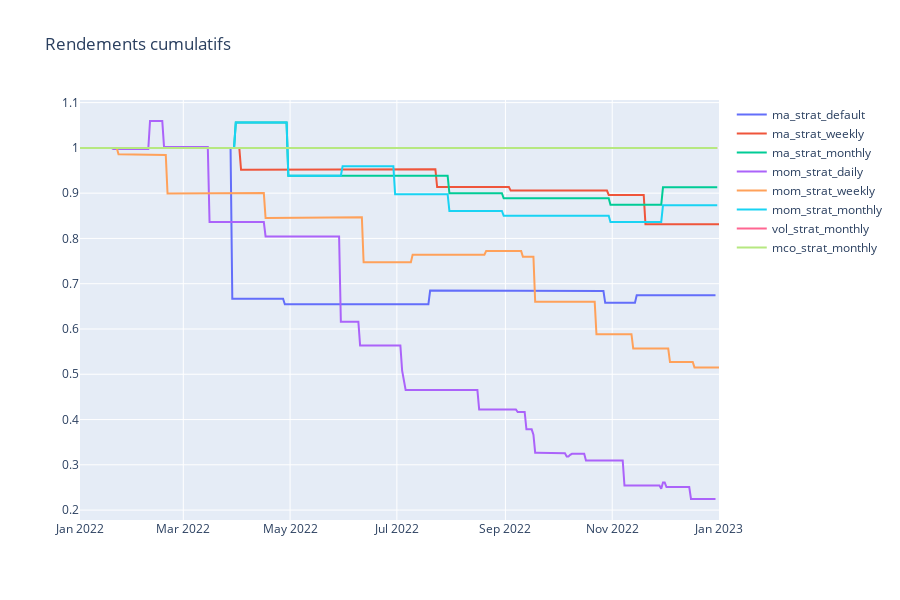
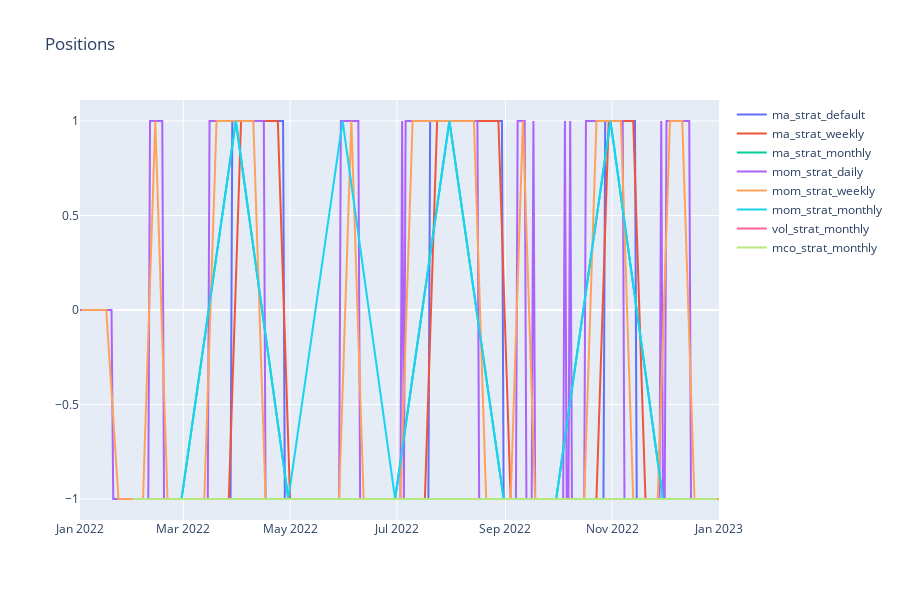

Notebook code for these charts, in order:
### Code cell
# Visualize results
backend = 'plotly' # 'plotly' # 'matplotlib' # 'seaborn'

# Plot individual strategies
manager.plot_all_strategies(backend=backend)

### Figure 1 — Plotly figure (JSON) as saved in the notebook; plotly's stock layout.template omitted (floating-point values rounded to 4 significant figures; data arrays with more than 128 entries replaced by an {"elided": "..."} marker saying what was removed)
{"data": [{"mode": "lines", "name": "ma_strat_default", "type": "scatter", "x": {"elided": "364 str values"}, "y": {"elided": "364 float values"}}, {"mode": "lines", "name": "ma_strat_weekly", "type": "scatter", "x": {"elided": "365 str values"}, "y": {"elided": "365 float values"}}, {"mode": "lines", "name": "ma_strat_monthly", "type": "scatter", "x": {"elided": "365 str values"}, "y": {"elided": "365 float values"}}, {"mode": "lines", "name": "mom_strat_daily", "type": "scatter", "x": {"elided": "364 str values"}, "y": {"elided": "364 float values"}}, {"mode": "lines", "name": "mom_strat_weekly", "type": "scatter", "x": {"elided": "365 str values"}, "y": {"elided": "365 float values"}}, {"mode": "lines", "name": "mom_strat_monthly", "type": "scatter", "x": {"elided": "365 str values"}, "y": {"elided": "365 float values"}}, {"mode": "lines", "name": "vol_strat_monthly", "type": "scatter", "x": {"elided": "365 str values"}, "y": {"elided": "365 int values"}}, {"mode": "lines", "name": "mco_strat_monthly", "type": "scatter", "x": {"elided": "365 str values"}, "y": {"elided": "365 int values"}}], "layout": {"height": 600, "showlegend": true, "title": {"text": "Rendements cumulatifs"}}}

### Figure 2 — Plotly figure (JSON) as saved in the notebook; plotly's stock layout.template omitted (floating-point values rounded to 4 significant figures; data arrays with more than 128 entries replaced by an {"elided": "..."} marker saying what was removed)
{"data": [{"mode": "lines", "name": "ma_strat_default", "type": "scatter", "x": {"elided": "364 str values"}, "y": {"elided": "364 int values"}}, {"mode": "lines", "name": "ma_strat_weekly", "type": "scatter", "x": ["2022-01-02T00:00:00", "2022-01-09T00:00:00", "2022-01-16T00:00:00", "2022-01-23T00:00:00", "2022-01-30T00:00:00", "2022-02-06T00:00:00", "2022-02-13T00:00:00", "2022-02-20T00:00:00", "2022-02-27T00:00:00", "2022-03-06T00:00:00", "2022-03-13T00:00:00", "2022-03-20T00:00:00", "2022-03-27T00:00:00", "2022-04-03T00:00:00", "2022-04-10T00:00:00", "2022-04-17T00:00:00", "2022-04-24T00:00:00", "2022-05-01T00:00:00", "2022-05-08T00:00:00", "2022-05-15T00:00:00", "2022-05-22T00:00:00", "2022-05-29T00:00:00", "2022-06-05T00:00:00", "2022-06-12T00:00:00", "2022-06-19T00:00:00", "2022-06-26T00:00:00", "2022-07-03T00:00:00", "2022-07-10T00:00:00", "2022-07-17T00:00:00", "2022-07-24T00:00:00", "2022-07-31T00:00:00", "2022-08-07T00:00:00", "2022-08-14T00:00:00", "2022-08-21T00:00:00", "2022-08-28T00:00:00", "2022-09-04T00:00:00", "2022-09-11T00:00:00", "2022-09-18T00:00:00", "2022-09-25T00:00:00", "2022-10-02T00:00:00", "2022-10-09T00:00:00", "2022-10-16T00:00:00", "2022-10-23T00:00:00", "2022-10-30T00:00:00", "2022-11-06T00:00:00", "2022-11-13T00:00:00", "2022-11-20T00:00:00", "2022-11-27T00:00:00", "2022-12-04T00:00:00", "2022-12-11T00:00:00", "2022-12-18T00:00:00", "2022-12-25T00:00:00", "2023-01-01T00:00:00"], "y": [null, null, null, null, null, null, null, -1, -1, -1, -1, -1, -1, 1, 1, 1, 1, -1, -1, -1, -1, -1, -1, -1, -1, -1, -1, -1, -1, 1, 1, 1, 1, 1, 1, -1, -1, -1, -1, -1, -1, -1, -1, 1, 1, 1, -1, -1, -1, -1, -1, -1, -1]}, {"mode": "lines", "name": "ma_strat_monthly", "type": "scatter", "x": ["2022-01-31T00:00:00", "2022-02-28T00:00:00", "2022-03-31T00:00:00", "2022-04-30T00:00:00", "2022-05-31T00:00:00", "2022-06-30T00:00:00", "2022-07-31T00:00:00", "2022-08-31T00:00:00", "2022-09-30T00:00:00", "2022-10-31T00:00:00", "2022-11-30T00:00:00", "2022-12-31T00:00:00"], "y": [null, -1, 1, -1, -1, -1, 1, -1, -1, 1, -1, -1]}, {"mode": "lines", "name": "mom_strat_daily", "type": "scatter", "x": {"elided": "364 str values"}, "y": {"elided": "364 int values"}}, {"mode": "lines", "name": "mom_strat_weekly", "type": "scatter", "x": ["2022-01-02T00:00:00", "2022-01-09T00:00:00", "2022-01-16T00:00:00", "2022-01-23T00:00:00", "2022-01-30T00:00:00", "2022-02-06T00:00:00", "2022-02-13T00:00:00", "2022-02-20T00:00:00", "2022-02-27T00:00:00", "2022-03-06T00:00:00", "2022-03-13T00:00:00", "2022-03-20T00:00:00", "2022-03-27T00:00:00", "2022-04-03T00:00:00", "2022-04-10T00:00:00", "2022-04-17T00:00:00", "2022-04-24T00:00:00", "2022-05-01T00:00:00", "2022-05-08T00:00:00", "2022-05-15T00:00:00", "2022-05-22T00:00:00", "2022-05-29T00:00:00", "2022-06-05T00:00:00", "2022-06-12T00:00:00", "2022-06-19T00:00:00", "2022-06-26T00:00:00", "2022-07-03T00:00:00", "2022-07-10T00:00:00", "2022-07-17T00:00:00", "2022-07-24T00:00:00", "2022-07-31T00:00:00", "2022-08-07T00:00:00", "2022-08-14T00:00:00", "2022-08-21T00:00:00", "2022-08-28T00:00:00", "2022-09-04T00:00:00", "2022-09-11T00:00:00", "2022-09-18T00:00:00", "2022-09-25T00:00:00", "2022-10-02T00:00:00", "2022-10-09T00:00:00", "2022-10-16T00:00:00", "2022-10-23T00:00:00", "2022-10-30T00:00:00", "2022-11-06T00:00:00", "2022-11-13T00:00:00", "2022-11-20T00:00:00", "2022-11-27T00:00:00", "2022-12-04T00:00:00", "2022-12-11T00:00:00", "2022-12-18T00:00:00", "2022-12-25T00:00:00", "2023-01-01T00:00:00"], "y": [0, 0, 0, -1, -1, -1, 1, -1, -1, -1, -1, 1, 1, 1, 1, -1, -1, -1, -1, -1, -1, -1, 1, -1, -1, -1, -1, 1, 1, 1, 1, 1, 1, -1, -1, -1, 1, -1, -1, -1, -1, -1, 1, 1, 1, -1, -1, -1, 1, 1, -1, -1, -1]}, {"mode": "lines", "name": "mom_strat_monthly", "type": "scatter", "x": ["2022-01-31T00:00:00", "2022-02-28T00:00:00", "2022-03-31T00:00:00", "2022-04-30T00:00:00", "2022-05-31T00:00:00", "2022-06-30T00:00:00", "2022-07-31T00:00:00", "2022-08-31T00:00:00", "2022-09-30T00:00:00", "2022-10-31T00:00:00", "2022-11-30T00:00:00", "2022-12-31T00:00:00"], "y": [-1, -1, 1, -1, 1, -1, 1, -1, -1, 1, -1, -1]}, {"mode": "lines", "name": "vol_strat_monthly", "type": "scatter", "x": ["2022-01-31T00:00:00", "2022-02-28T00:00:00", "2022-03-31T00:00:00", "2022-04-30T00:00:00", "2022-05-31T00:00:00", "2022-06-30T00:00:00", "2022-07-31T00:00:00", "2022-08-31T00:00:00", "2022-09-30T00:00:00", "2022-10-31T00:00:00", "2022-11-30T00:00:00", "2022-12-31T00:00:00"], "y": [-1, -1, -1, -1, -1, -1, -1, -1, -1, -1, -1, -1]}, {"mode": "lines", "name": "mco_strat_monthly", "type": "scatter", "x": ["2022-01-31T00:00:00", "2022-02-28T00:00:00", "2022-03-31T00:00:00", "2022-04-30T00:00:00", "2022-05-31T00:00:00", "2022-06-30T00:00:00", "2022-07-31T00:00:00", "2022-08-31T00:00:00", "2022-09-30T00:00:00", "2022-10-31T00:00:00", "2022-11-30T00:00:00", "2022-12-31T00:00:00"], "y": [-1, -1, -1, -1, -1, -1, -1, -1, -1, -1, -1, -1]}], "layout": {"height": 600, "showlegend": true, "title": {"text": "Positions"}}}
